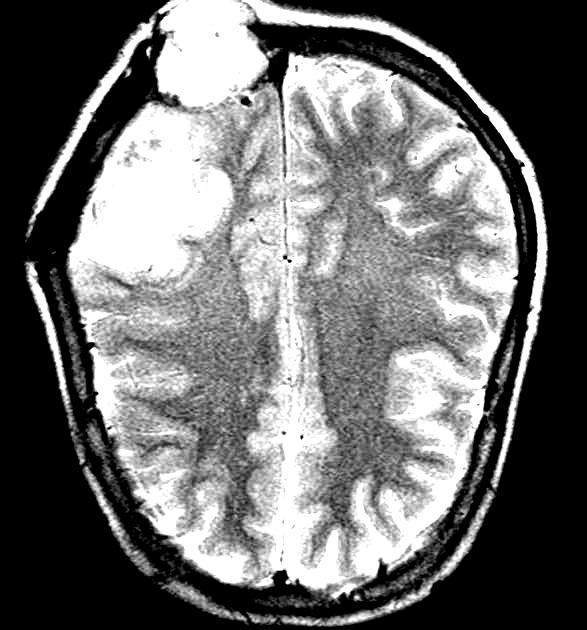
#> input picture Br35H-Mask-RCNN/TRAIN/y1.jpg, 587 x 630 px, found by its file name
$ jupyter execute 'data process.ipynb'
#> lines starting #> are read from the running program, lines starting #| are printed output that depends on the picture; after the words box and inside, x2 and y2 are one past the last pixel; in counts of white or black regions, pixels touching at a corner belong together
#> further down, ex_img is the input picture: shape (630, 587, 3); min 0, max 255, mean 108.9
[cell 1]
import imutils
import cv2
from matplotlib import pyplot as plt

[cell 2]
def crop_brain_contour(image, plot=False):

    #import imutils
    #import cv2
    #from matplotlib import pyplot as plt

    # Convert the image to grayscale, and blur it slightly
#> called with plot = True
    gray = cv2.cvtColor(image, cv2.COLOR_BGR2GRAY)
    gray = cv2.GaussianBlur(gray, (5, 5), 0)

    # Threshold the image, then perform a series of erosions +
    # dilations to remove any small regions of noise
    thresh = cv2.threshold(gray, 45, 255, cv2.THRESH_BINARY)[1]
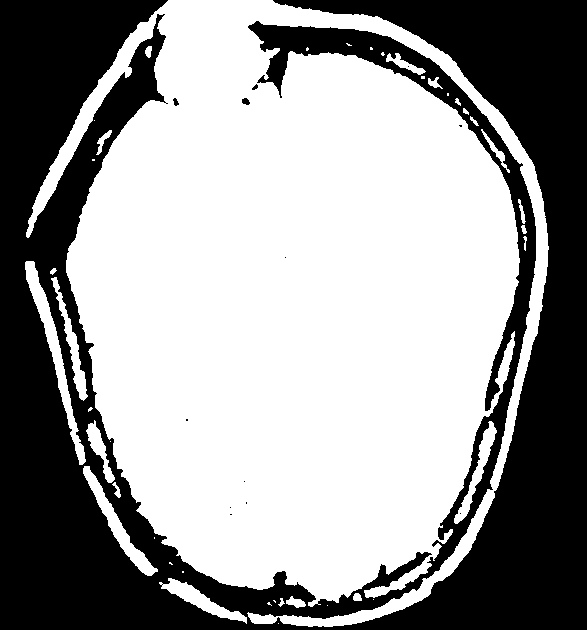
#> thresh: shape (630, 587); 59.9% white; 13 black regions (9 under 20 px), largest, box (x1, y1, x2, y2) and area: (0, 0, 587, 630) 148247, (242, 98, 250, 105) 41, (173, 98, 179, 106) 30, (252, 84, 258, 90) 21
    thresh = cv2.erode(thresh, None, iterations=2)
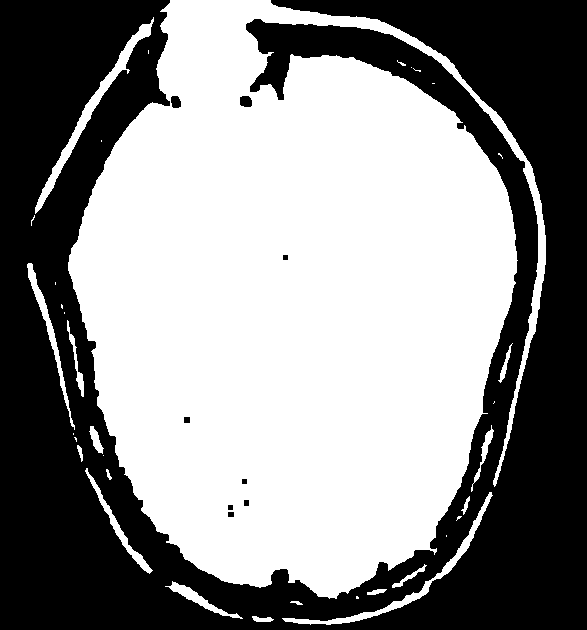
#> thresh: shape (630, 587); 55% white; 9 black regions, largest, box (x1, y1, x2, y2) and area: (0, 0, 587, 630) 165874, (240, 96, 252, 107) 117, (171, 96, 181, 108) 102
    thresh = cv2.dilate(thresh, None, iterations=2)
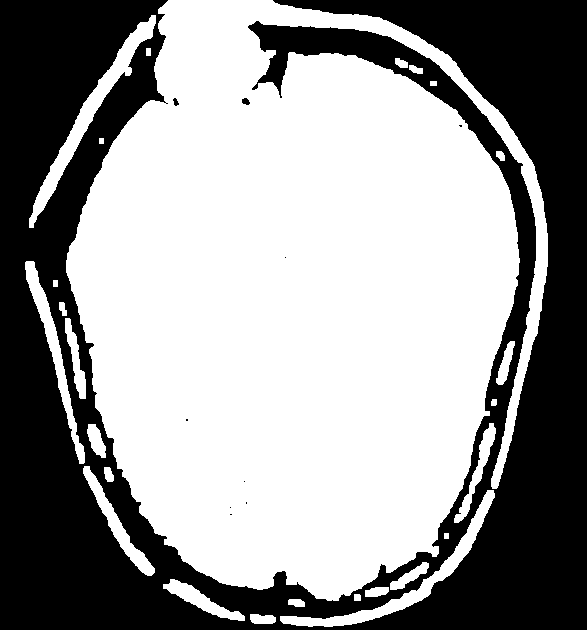
#> thresh: shape (630, 587); 59.4% white; 10 black regions (7 under 20 px)

    # Find contours in thresholded image, then grab the largest one
    cnts = cv2.findContours(thresh.copy(), cv2.RETR_EXTERNAL, cv2.CHAIN_APPROX_SIMPLE)
#> cnts = 26 contours; largest, box (x1, y1, x2, y2) and area: (66, 0, 548, 601) 203510, (29, 15, 156, 228) 3043, (280, 490, 495, 627) 2652, (25, 261, 85, 464) 1766, (83, 466, 155, 576) 1294
    cnts = imutils.grab_contours(cnts)
    c = max(cnts, key=cv2.contourArea)
#> c = contour of 1374 points, box (x1, y1, x2, y2) (66, 0, 548, 601), area 203510


    # Find the extreme points
    extLeft = tuple(c[c[:, :, 0].argmin()][0])
#> extLeft = (66, 260)
    extRight = tuple(c[c[:, :, 0].argmax()][0])
#> extRight = (547, 266)
    extTop = tuple(c[c[:, :, 1].argmin()][0])
#> extTop = (168, 0)
    extBot = tuple(c[c[:, :, 1].argmax()][0])
#> extBot = (327, 600)

    # crop new image out of the original image using the four extreme points (left, right, top, bottom)
    new_image = image[extTop[1]:extBot[1], extLeft[0]:extRight[0]]
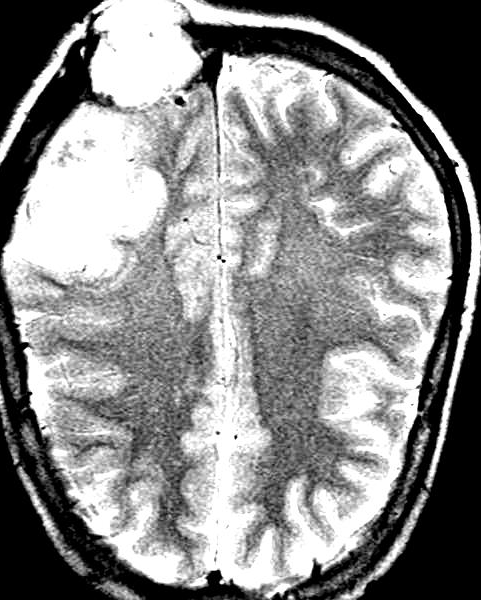
#> new_image: shape (600, 481, 3); min 0, max 255, mean 136.7

    if plot:
        plt.figure()

        plt.subplot(1, 2, 1)
        plt.imshow(image)

        plt.tick_params(axis='both', which='both',
                        top=False, bottom=False, left=False, right=False,
                        labelbottom=False, labeltop=False, labelleft=False, labelright=False)

        plt.title('Original Image')

        plt.subplot(1, 2, 2)
        plt.imshow(new_image)

        plt.tick_params(axis='both', which='both',
                        top=False, bottom=False, left=False, right=False,
                        labelbottom=False, labeltop=False, labelleft=False, labelright=False)

        plt.title('Cropped Image')

        plt.show()

    return new_image

[cell 3]
ex_img = cv2.imread('Data/yes/y1.jpg')
ex_new_img = crop_brain_contour(ex_img, True)
